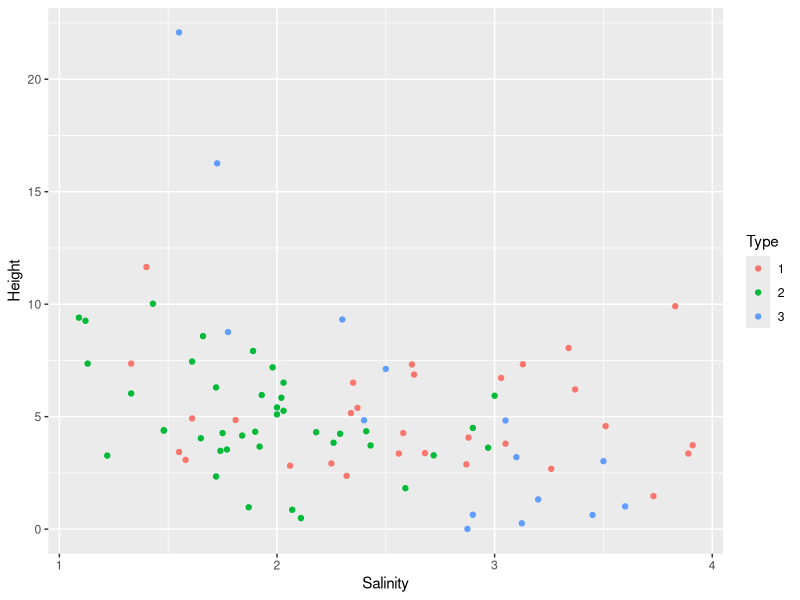
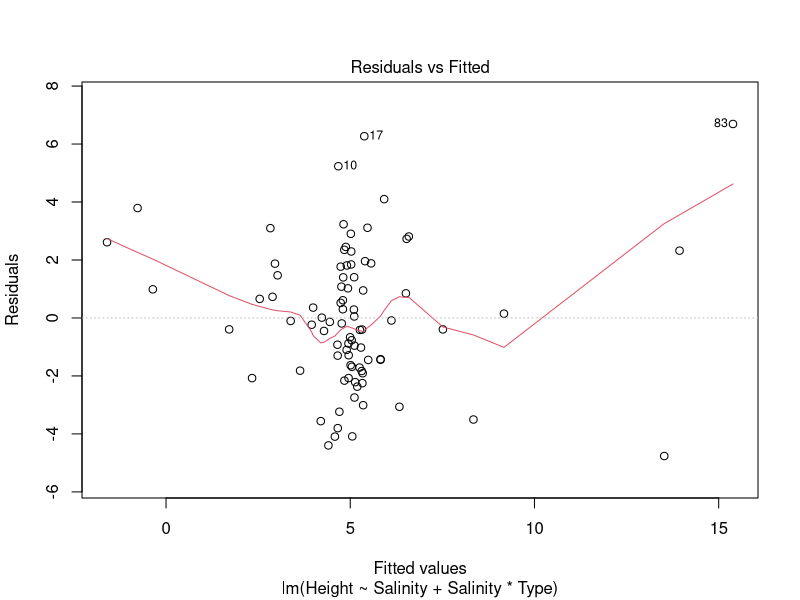
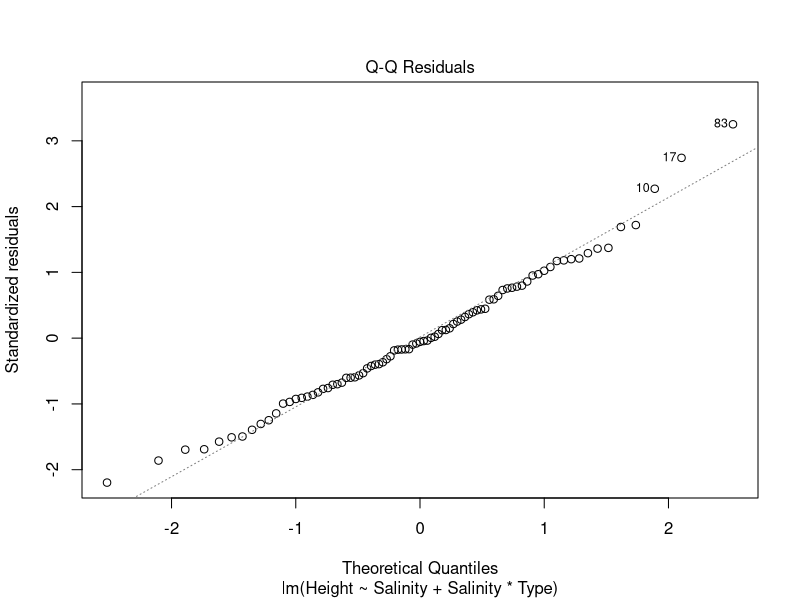
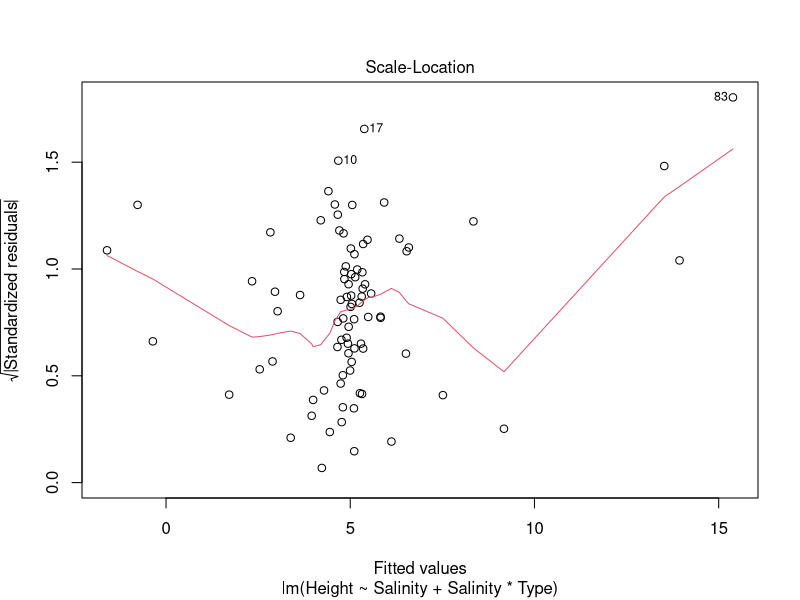

Write the R code that produced these figures, in order.
library(tidyverse)
library(readr)
crop <- read_csv("crop.csv")

#a) - Scatterplot of height of the crop vs Salinity of the Soil by different crops type. 
crop$Type <- as.factor(crop$Type)
crop %>%
  ggplot(aes(Salinity, Height, col = Type)) + geom_point()

#b) - Fit All three ANCOVA models
library(modelr)
# Model 1 - identical regression : Height vs Salinity
Model_1 <- lm(Height ~ Salinity, data = crop)
summary(Model_1)

# Model 2 - parallel regression : Height on Type vs Salinity
Model_2 <- lm(Height ~ Salinity + Type, data = crop)
summary(Model_2)

## This is what we want --
# Model 3 - separate regression : Height on Type vs Salinity with Interaction
Model_3 <- lm(Height ~ Salinity + Salinity*Type, data = crop)
summary(Model_3)
#c) Test for statistical significance 
anova(Model_3)

#d) Calculate BIC for Model 1, Model 2 & Model 3.
BIC(Model_1, Model_2, Model_3)

#e) Assess the assumptions for Model 3 (Separate Regression Lines)
plot(Model_3, which=1) # Residuals vs Fitted plot
plot(Model_3, which=2) # QQ plot
plot(Model_3, which=3) # Scale location plot

#f) Calculate the estimated difference in mean height between Type 2 and Type 3 crops & Calculate the 95% CI 
#   Employ Contrast - useful for comparing different group means
library(emmeans)
Model_3_em <- emmeans(Model_3, "Type")
summary(Model_3_em)
tyep_2_vs_Type_3_em <- contrast(Model_3_em, method=list("Type 2 vs Type 3"=c(0,1,-1)))
tyep_2_vs_Type_3_em
confint(tyep_2_vs_Type_3_em) # 95% CI
